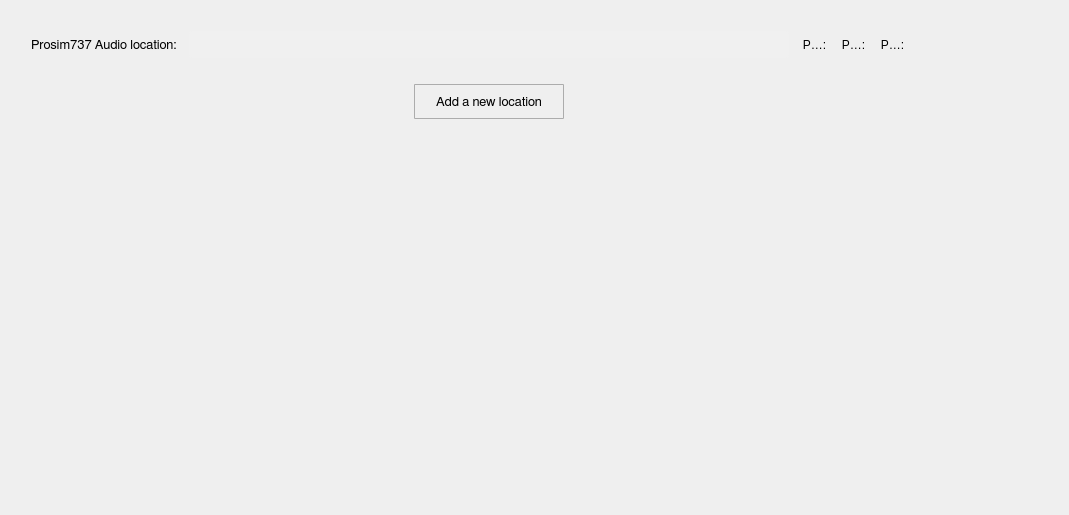
          <widget class="QWidget" name="scrollAreaWidgetContents_8">
           <property name="geometry">
            <rect>
             <x>0</x>
             <y>0</y>
             <width>1069</width>
             <height>515</height>
            </rect>
           </property>
           <layout class="QGridLayout" name="gridLayout_9">
            <item row="0" column="1">
             <spacer name="verticalSpacer_25">
              <property name="orientation">
               <enum>Qt::Vertical</enum>
              </property>
              <property name="sizeType">
               <enum>QSizePolicy::Fixed</enum>
              </property>
              <property name="sizeHint" stdset="0">
               <size>
                <width>20</width>
                <height>20</height>
               </size>
              </property>
             </spacer>
            </item>
            <item row="1" column="0">
             <spacer name="horizontalSpacer_40">
              <property name="orientation">
               <enum>Qt::Horizontal</enum>
              </property>
              <property name="sizeType">
               <enum>QSizePolicy::Fixed</enum>
              </property>
              <property name="sizeHint" stdset="0">
               <size>
                <width>20</width>
                <height>20</height>
               </size>
              </property>
             </spacer>
            </item>
            <item row="1" column="1" rowspan="2" colspan="2">
             <layout class="QVBoxLayout" name="verticalLayout_10">
              <item>
               <layout class="QVBoxLayout" name="audio_vl">
                <property name="spacing">
                 <number>12</number>
                </property>
                <item>
                 <layout class="QHBoxLayout" name="horizontalLayout_14">
                  <item>
                   <widget class="QLabel" name="audio_lb_1">
                    <property name="minimumSize">
                     <size>
                      <width>0</width>
                      <height>27</height>
                     </size>
                    </property>
                    <property name="maximumSize">
                     <size>
                      <width>16777215</width>
                      <height>27</height>
                     </size>
                    </property>
                    <property name="font">
                     <font>
                      <family>FreeSans</family>
                      <pointsize>10</pointsize>
                      <weight>50</weight>
                      <bold>false</bold>
                      <stylestrategy>PreferAntialias</stylestrategy>
                      <kerning>true</kerning>
                     </font>
                    </property>
                    <property name="text">
                     <string>Prosim737 Audio location:</string>
                    </property>
                   </widget>
                  </item>
                  <item>
                   <widget class="QLineEdit" name="audio_ln_1">
                    <property name="minimumSize">
                     <size>
                      <width>600</width>
                      <height>27</height>
                     </size>
                    </property>
                    <property name="maximumSize">
                     <size>
                      <width>600</width>
                      <height>27</height>
                     </size>
                    </property>
                    <property name="font">
                     <font>
                      <family>FreeSans</family>
                      <pointsize>9</pointsize>
                      <weight>50</weight>
                      <bold>false</bold>
                      <stylestrategy>PreferAntialias</stylestrategy>
                      <kerning>true</kerning>
                     </font>
                    </property>
                    <property name="styleSheet">
                     <string notr="true">QLineEdit {
	border-radius: 3px;
   padding: 1px 4px 1px 4px;
	background-color:  rgb(240, 240, 240);
}</string>
                    </property>
                    <property name="frame">
                     <bool>false</bool>
                    </property>
                   </widget>
                  </item>
                  <item>
                   <widget class="QToolButton" name="audio_bt_1">
                    <property name="maximumSize">
                     <size>
                      <width>27</width>
                      <height>27</height>
                     </size>
                    </property>
                    <property name="styleSheet">
                     <string notr="true">QToolButton {
	border: 1px solid transparent;
	background-color: transparent;
	width: 27px;
	height: 27px;
}

QToolButton:flat {
	border: none;
}</string>
                    </property>
                    <property name="text">
                     <string>Prosim737 Server location:</string>
                    </property>
                    <property name="icon">
                     <iconset>
                      <normaloff>icons/open_popup_icon.svg</normaloff>icons/open_popup_icon.svg</iconset>
                    </property>
                    <property name="iconSize">
                     <size>
                      <width>23</width>
                      <height>23</height>
                     </size>
                    </property>
                    <property name="autoRaise">
                     <bool>false</bool>
                    </property>
                   </widget>
                  </item>
                  <item>
                   <widget class="QToolButton" name="none_bt_8">
                    <property name="maximumSize">
                     <size>
                      <width>27</width>
                      <height>27</height>
                     </size>
                    </property>
                    <property name="styleSheet">
                     <string notr="true">QToolButton {
	border: 1px solid transparent;
	background-color: transparent;
	width: 27px;
	height: 27px;
}

QToolButton:flat {
	border: none;
}</string>
                    </property>
                    <property name="text">
                     <string>Prosim737 Server location:</string>
                    </property>
                    <property name="icon">
                     <iconset>
                      <normaloff>icons/none_icon.png</normaloff>icons/none_icon.png</iconset>
                    </property>
                    <property name="iconSize">
                     <size>
                      <width>23</width>
                      <height>23</height>
                     </size>
                    </property>
                    <property name="autoRaise">
                     <bool>false</bool>
                    </property>
                   </widget>
                  </item>
                  <item>
                   <widget class="QToolButton" name="info_bt_10">
                    <property name="maximumSize">
                     <size>
                      <width>27</width>
                      <height>27</height>
                     </size>
                    </property>
                    <property name="styleSheet">
                     <string notr="true">QToolButton {
	border: 1px solid transparent;
	background-color: transparent;
	width: 27px;
	height: 27px;
}

QToolButton:flat {
	border: none;
}</string>
                    </property>
                    <property name="text">
                     <string>Prosim737 Server location:</string>
                    </property>
                    <property name="icon">
                     <iconset>
                      <normaloff>icons/info_icon.svg</normaloff>icons/info_icon.svg</iconset>
                    </property>
                    <property name="iconSize">
                     <size>
                      <width>23</width>
                      <height>23</height>
                     </size>
                    </property>
                    <property name="autoRaise">
                     <bool>false</bool>
                    </property>
                   </widget>
                  </item>
                  <item>
                   <spacer name="horizontalSpacer_31">
                    <property name="orientation">
                     <enum>Qt::Horizontal</enum>
                    </property>
                    <property name="sizeHint" stdset="0">
                     <size>
                      <width>40</width>
                      <height>20</height>
                     </size>
                    </property>
                   </spacer>
                  </item>
                 </layout>
                </item>
               </layout>
              </item>
              <item>
               <spacer name="verticalSpacer_17">
                <property name="orientation">
                 <enum>Qt::Vertical</enum>
                </property>
                <property name="sizeType">
                 <enum>QSizePolicy::Fixed</enum>
                </property>
                <property name="sizeHint" stdset="0">
                 <size>
                  <width>20</width>
                  <height>20</height>
                 </size>
                </property>
               </spacer>
              </item>
              <item>
               <layout class="QHBoxLayout" name="horizontalLayout_15">
                <item>
                 <spacer name="horizontalSpacer_32">
                  <property name="orientation">
                   <enum>Qt::Horizontal</enum>
                  </property>
                  <property name="sizeHint" stdset="0">
                   <size>
                    <width>40</width>
                    <height>20</height>
                   </size>
                  </property>
                 </spacer>
                </item>
                <item>
                 <widget class="QToolButton" name="audio_new_location">
                  <property name="minimumSize">
                   <size>
                    <width>150</width>
                    <height>35</height>
                   </size>
                  </property>
                  <property name="maximumSize">
                   <size>
                    <width>16777215</width>
                    <height>35</height>
                   </size>
                  </property>
                  <property name="font">
                   <font>
                    <family>FreeSans</family>
                    <pointsize>10</pointsize>
                    <weight>50</weight>
                    <bold>false</bold>
                    <stylestrategy>PreferAntialias</stylestrategy>
                    <kerning>true</kerning>
                   </font>
                  </property>
                  <property name="styleSheet">
                   <string notr="true">QToolButton {
	border: 1px solid #acacac;
	border-radius: 1px;
	background-color: qlineargradient(x1:0, y1:0, x2:0, y2:1,
									stop:0 #f0f0f0, stop:1 #e5e5e5);
}

QToolButton:hover {
	border: 1px solid #7eb4ea;
	border-radius: 1px;
	background-color: qlineargradient(x1:0, y1:0, x2:0, y2:1,
									stop:0 #ecf4fc, stop:1 #dcecfc);
}

QToolButton:pressed {
	border: 1px solid #579de5;
	border-radius: 1px;
	background-color: qlineargradient(x1:0, y1:0, x2:0, y2:1,
									stop:0 #daecfc, stop:1 #c4e0fc);
}</string>
                  </property>
                  <property name="text">
                   <string>Add a new location</string>
                  </property>
                 </widget>
                </item>
                <item>
                 <spacer name="horizontalSpacer_33">
                  <property name="orientation">
                   <enum>Qt::Horizontal</enum>
                  </property>
                  <property name="sizeHint" stdset="0">
                   <size>
                    <width>40</width>
                    <height>20</height>
                   </size>
                  </property>
                 </spacer>
                </item>
               </layout>
              </item>
             </layout>
            </item>
            <item row="2" column="3">
             <spacer name="horizontalSpacer_41">
              <property name="orientation">
               <enum>Qt::Horizontal</enum>
              </property>
              <property name="sizeHint" stdset="0">
               <size>
                <width>55</width>
                <height>20</height>
               </size>
              </property>
             </spacer>
            </item>
            <item row="3" column="2">
             <spacer name="verticalSpacer_24">
              <property name="orientation">
               <enum>Qt::Vertical</enum>
              </property>
              <property name="sizeHint" stdset="0">
               <size>
                <width>20</width>
                <height>363</height>
               </size>
              </property>
             </spacer>
            </item>
           </layout>
          </widget>
